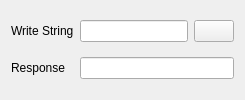
     <widget class="QWidget" name="cryostat_tab">
      <attribute name="title">
       <string>Cryostat/Magnet</string>
      </attribute>
      <layout class="QGridLayout" name="gridLayout_12">
       <item row="0" column="1" colspan="2">
        <widget class="QLineEdit" name="cryostat_write_cmd_lnedt"/>
       </item>
       <item row="0" column="0">
        <widget class="QLabel" name="label_65">
         <property name="maximumSize">
          <size>
           <width>16777215</width>
           <height>20</height>
          </size>
         </property>
         <property name="text">
          <string>Write String</string>
         </property>
        </widget>
       </item>
       <item row="2" column="0">
        <widget class="QLabel" name="label_137">
         <property name="maximumSize">
          <size>
           <width>16777215</width>
           <height>20</height>
          </size>
         </property>
         <property name="text">
          <string>Response</string>
         </property>
        </widget>
       </item>
       <item row="0" column="3">
        <widget class="QPushButton" name="cryostat_send_cmd_btn">
         <property name="maximumSize">
          <size>
           <width>40</width>
           <height>16777215</height>
          </size>
         </property>
         <property name="text">
          <string/>
         </property>
         <property name="icon">
          <iconset>
           <normaloff>../icons/arrow.png</normaloff>../icons/arrow.png</iconset>
         </property>
        </widget>
       </item>
       <item row="2" column="1" colspan="3">
        <widget class="QLineEdit" name="cryostat_response_lnedt">
         <property name="readOnly">
          <bool>true</bool>
         </property>
         <property name="clearButtonEnabled">
          <bool>false</bool>
         </property>
        </widget>
       </item>
      </layout>
     </widget>
